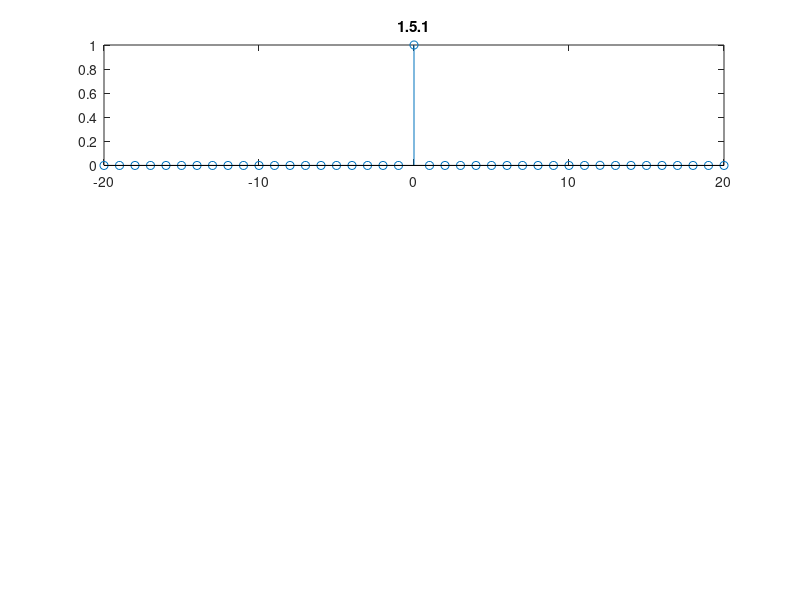

Recreate this plot in MATLAB.
% Inverse System
x= -10:10
unitstep = zeros(length(x));
subplot(3,1,1)
d = (x == 0)
u = (x >= 0)
u1 =(x >= 1)
%x1 = [zeros(9) ones(11)]
h = -1.*d + 2*(1/2).^x .*u
%g = (-1/2).^x *u - (1/2)*(1/2).^(x1).*u1
g = -1.*d + 2*(-1/2).^x.*u
y = conv(h,g)
stem(-20:20,y)
title('1.5.1')

% subplot(3,1,2)
 d1 = (x == 1)
 d2 = (x == 2)
% u =(x >= 0)
% u1=(x >= 1)
% u2=(x >= 2)
% u_1 =(x <= -1)
% u_n_1 = unitstep(x <= -1)
%  h = d + 3.5*d1 + 1.5*d2
%  g = (-6/5).*(-3).^x.*u_n_1 - (1/5)*(-0.5).^x .*u
%  y = conv(h,g)
%  stem(-20:20,y)
 
 
